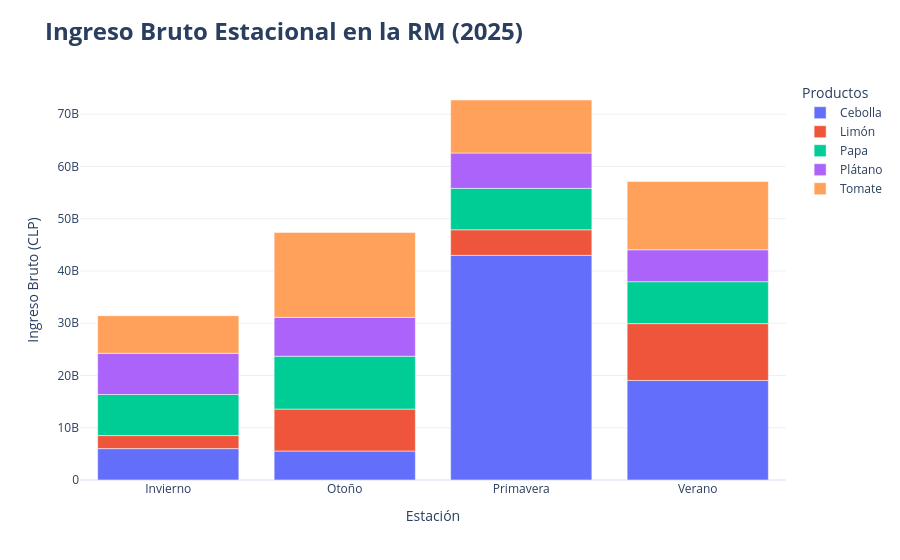

The code cell stored with this chart in its notebook:
### Code cell
import pandas as pd
import plotly.express as px

# 1. Preparación de datos (Basado en tu archivo 2025)
df = pd.read_csv('precio_mayorista_fruta-hortaliza_2025.csv')
df['Precio promedio'] = df['Precio promedio'].str.replace(',', '.').astype(float)
df['Volumen'] = pd.to_numeric(df['Volumen'], errors='coerce')

selected_products = ['Papa', 'Plátano', 'Tomate', 'Cebolla', 'Limón']
df_rm = df[df['Region'].str.contains('Metropolitana', na=False)].copy()
df_rm = df_rm[df_rm['Producto'].isin(selected_products)]

# Estaciones
df_rm['Fecha'] = pd.to_datetime(df_rm['Fecha'])
def get_season(month):
    if month in [1, 2, 3]: return 'Verano'
    if month in [4, 5, 6]: return 'Otoño'
    if month in [7, 8, 9]: return 'Invierno'
    return 'Primavera'

df_rm['Estacion'] = df_rm['Fecha'].dt.month.map(get_season)
df_rm['Ingreso Bruto'] = df_rm['Volumen'] * df_rm['Precio promedio']

# Agrupar para el gráfico
season_order = ['Invierno', 'Otoño', 'Primavera', 'Verano']
df_plot = df_rm.groupby(['Estacion', 'Producto'])['Ingreso Bruto'].sum().reset_index()
df_plot['Estacion'] = pd.Categorical(df_plot['Estacion'], categories=season_order, ordered=True)
df_plot = df_plot.sort_values('Estacion')

# 2. Creación del Gráfico Interactivo con Plotly
fig = px.bar(df_plot, x="Estacion", y="Ingreso Bruto", color="Producto",
             title="<b>Ingreso Bruto Estacional en la RM (2025)</b>",
             labels={"Ingreso Bruto": "Ingreso Bruto (CLP)", "Estacion": "Estación"},
             template="plotly_white",
             category_orders={"Estacion": season_order})

# Configuración de Tooltips (Detalles bajo demanda)
fig.update_traces(hovertemplate="<b>%{label}</b><br>Producto: %{fullData.name}<br>Ingreso: $%{value:,.0f}<extra></extra>")

# Mejoras de diseño (Jerarquía)
fig.update_layout(
    title_font_size=24,
    legend_title_text='Productos',
    xaxis_title_font_size=14,
    yaxis_title_font_size=14,
    margin=dict(t=80, b=80)
)

fig.show()

### Figure 1 — Plotly figure (JSON) as saved in the notebook; plotly's stock layout.template omitted (floating-point values rounded to 4 significant figures)
{"data": [{"hovertemplate": "<b>%{label}</b><br>Producto: %{fullData.name}<br>Ingreso: $%{value:,.0f}<extra></extra>", "legendgroup": "Cebolla", "marker": {"color": "#636efa", "pattern": {"shape": ""}}, "name": "Cebolla", "orientation": "v", "showlegend": true, "textposition": "auto", "type": "bar", "x": ["Invierno", "Otoño", "Primavera", "Verano"], "xaxis": "x", "y": [6006000000.0, 5546000000.0, 42990000000.0, 19050000000.0], "yaxis": "y"}, {"hovertemplate": "<b>%{label}</b><br>Producto: %{fullData.name}<br>Ingreso: $%{value:,.0f}<extra></extra>", "legendgroup": "Limón", "marker": {"color": "#EF553B", "pattern": {"shape": ""}}, "name": "Limón", "orientation": "v", "showlegend": true, "textposition": "auto", "type": "bar", "x": ["Invierno", "Otoño", "Primavera", "Verano"], "xaxis": "x", "y": [2495000000.0, 8023000000.0, 4889000000.0, 10870000000.0], "yaxis": "y"}, {"hovertemplate": "<b>%{label}</b><br>Producto: %{fullData.name}<br>Ingreso: $%{value:,.0f}<extra></extra>", "legendgroup": "Papa", "marker": {"color": "#00cc96", "pattern": {"shape": ""}}, "name": "Papa", "orientation": "v", "showlegend": true, "textposition": "auto", "type": "bar", "x": ["Invierno", "Otoño", "Primavera", "Verano"], "xaxis": "x", "y": [7862000000.0, 10120000000.0, 7928000000.0, 8022000000.0], "yaxis": "y"}, {"hovertemplate": "<b>%{label}</b><br>Producto: %{fullData.name}<br>Ingreso: $%{value:,.0f}<extra></extra>", "legendgroup": "Plátano", "marker": {"color": "#ab63fa", "pattern": {"shape": ""}}, "name": "Plátano", "orientation": "v", "showlegend": true, "textposition": "auto", "type": "bar", "x": ["Invierno", "Otoño", "Primavera", "Verano"], "xaxis": "x", "y": [7874000000.0, 7424000000.0, 6753000000.0, 6108000000.0], "yaxis": "y"}, {"hovertemplate": "<b>%{label}</b><br>Producto: %{fullData.name}<br>Ingreso: $%{value:,.0f}<extra></extra>", "legendgroup": "Tomate", "marker": {"color": "#FFA15A", "pattern": {"shape": ""}}, "name": "Tomate", "orientation": "v", "showlegend": true, "textposition": "auto", "type": "bar", "x": ["Invierno", "Otoño", "Primavera", "Verano"], "xaxis": "x", "y": [7194000000.0, 16250000000.0, 10150000000.0, 13060000000.0], "yaxis": "y"}], "layout": {"barmode": "relative", "legend": {"title": {"text": "Productos"}, "tracegroupgap": 0}, "margin": {"b": 80, "t": 80}, "title": {"font": {"size": 24}, "text": "<b>Ingreso Bruto Estacional en la RM (2025)</b>"}, "xaxis": {"anchor": "y", "categoryarray": ["Invierno", "Otoño", "Primavera", "Verano"], "categoryorder": "array", "domain": [0, 1], "title": {"font": {"size": 14}, "text": "Estación"}}, "yaxis": {"anchor": "x", "domain": [0, 1], "title": {"font": {"size": 14}, "text": "Ingreso Bruto (CLP)"}}}}
